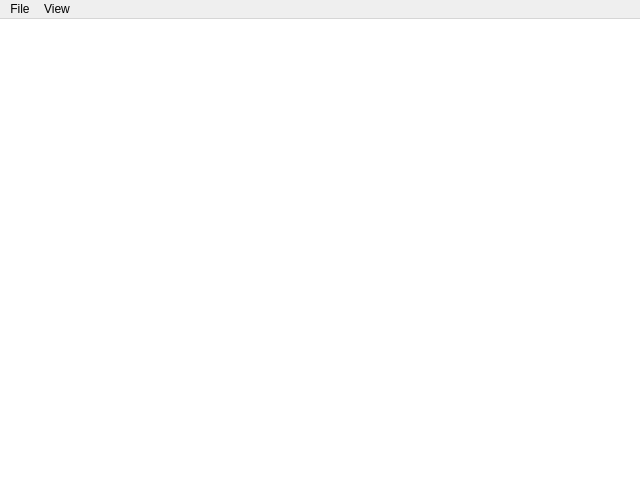
<?xml version="1.0" encoding="UTF-8"?>
<ui version="4.0">
 <class>MainWindow</class>
 <widget class="QMainWindow" name="MainWindow">
  <property name="geometry">
   <rect>
    <x>0</x>
    <y>0</y>
    <width>640</width>
    <height>480</height>
   </rect>
  </property>
  <property name="minimumSize">
   <size>
    <width>640</width>
    <height>480</height>
   </size>
  </property>
  <property name="windowTitle">
   <string>3D Multilayer Viewer</string>
  </property>
  <property name="styleSheet">
   <string notr="true"/>
  </property>
  <property name="animated">
   <bool>false</bool>
  </property>
  <property name="unifiedTitleAndToolBarOnMac">
   <bool>false</bool>
  </property>
  <widget class="QWidget" name="centralWidget">
   <property name="styleSheet">
    <string notr="true">background: #FFF;s</string>
   </property>
   <layout class="QVBoxLayout" name="verticalLayout">
    <item>
     <widget class="GLWidget" name="glwidget" native="true">
      <property name="enabled">
       <bool>true</bool>
      </property>
      <property name="sizePolicy">
       <sizepolicy hsizetype="Expanding" vsizetype="Expanding">
        <horstretch>0</horstretch>
        <verstretch>0</verstretch>
       </sizepolicy>
      </property>
      <property name="mouseTracking">
       <bool>false</bool>
      </property>
      <property name="autoFillBackground">
       <bool>false</bool>
      </property>
     </widget>
    </item>
    <item alignment="Qt::AlignHCenter|Qt::AlignVCenter">
     <widget class="QLabel" name="splash_screen">
      <property name="cursor">
       <cursorShape>ArrowCursor</cursorShape>
      </property>
      <property name="text">
       <string/>
      </property>
      <property name="pixmap">
       <pixmap resource="resources.qrc">:/images/bg.jpg</pixmap>
      </property>
     </widget>
    </item>
   </layout>
  </widget>
  <widget class="QMenuBar" name="menuBar">
   <property name="geometry">
    <rect>
     <x>0</x>
     <y>0</y>
     <width>640</width>
     <height>22</height>
    </rect>
   </property>
   <widget class="QMenu" name="menuFile">
    <property name="title">
     <string>File</string>
    </property>
    <addaction name="actionOpen"/>
   </widget>
   <widget class="QMenu" name="menuView">
    <property name="title">
     <string>View</string>
    </property>
   </widget>
   <addaction name="menuFile"/>
   <addaction name="menuView"/>
  </widget>
  <action name="actionOpen">
   <property name="text">
    <string>Open</string>
   </property>
   <property name="shortcut">
    <string>Ctrl+O</string>
   </property>
  </action>
 </widget>
 <layoutdefault spacing="6" margin="11"/>
 <customwidgets>
  <customwidget>
   <class>GLWidget</class>
   <extends>QWidget</extends>
   <header>glwidget.h</header>
   <container>1</container>
  </customwidget>
 </customwidgets>
 <resources>
  <include location="resources.qrc"/>
 </resources>
 <connections/>
</ui>
